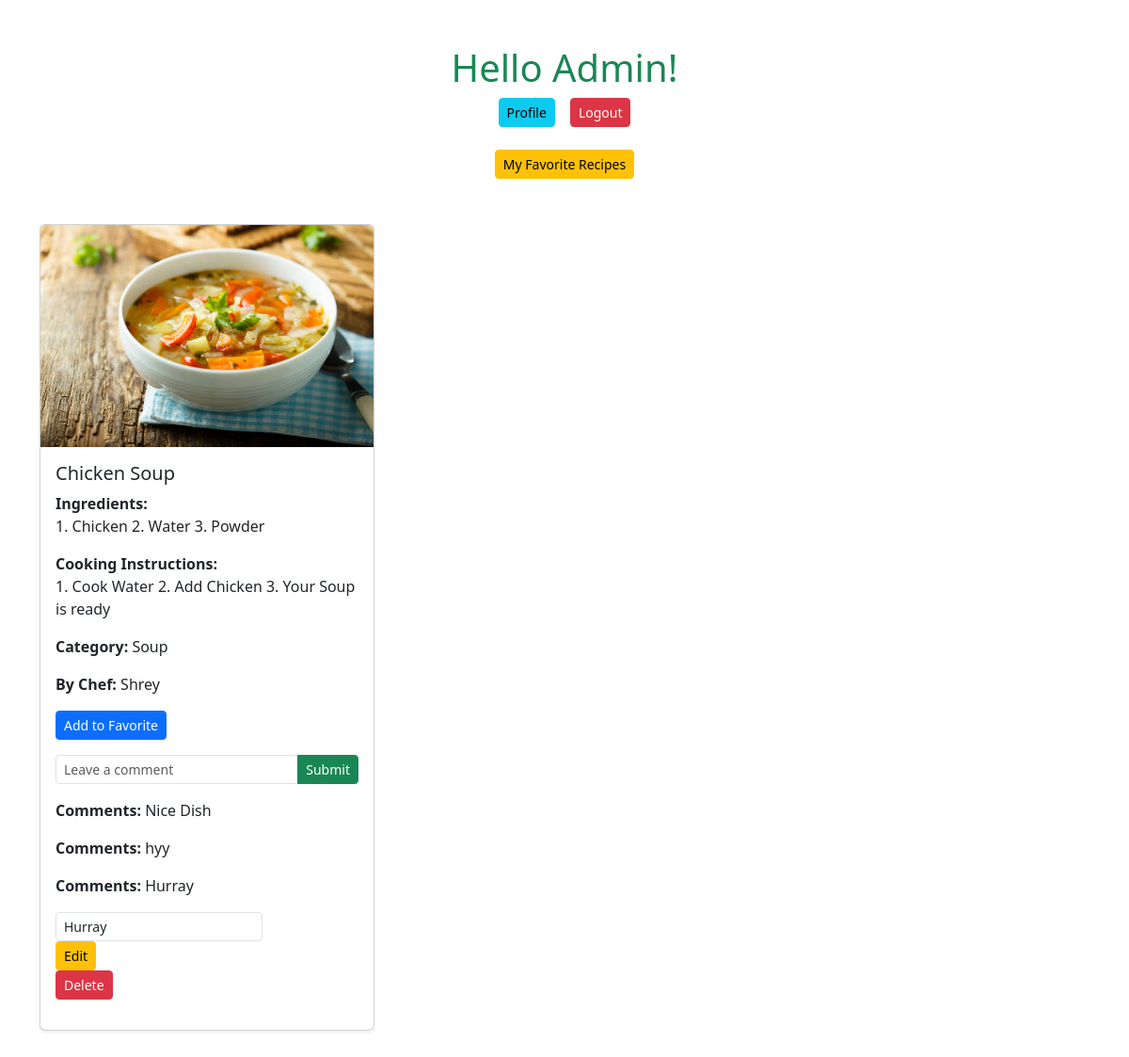
The app's page /app1/viewer (signed in) with its own data.
### app1/models.py (models this page shows)
class CustomUser(AbstractUser):
    role = models.CharField(max_length=20, choices=(
        ('chef', 'chef'),
        ('viewer', 'viewer')
    ))

class Recipe(models.Model):
    cus_rec = models.ForeignKey(CustomUser, on_delete=models.CASCADE)
    id = models.AutoField
    name = models.CharField(max_length=50)
    ing = models.TextField(max_length=500)
    cook = models.TextField(max_length=500)
    cat = models.CharField(max_length=20, choices=(
        ('soup','soup'),
        ('starters','starters'),
        ('main course', 'main course'),
        ('dessert','dessert')
    ))
    img = models.ImageField(upload_to='chef')

class Comments(models.Model):
    rec_comment = models.ForeignKey(Recipe, on_delete=models.CASCADE)
    com = models.CharField(max_length=20)
    author = models.CharField(max_length=20)

### app1/views.py (the view, shortened to what this page needs)
# urls.py: path('viewer', viewer, name = 'viewer'),
def viewer(request):
    name = request.POST.get('name')
    comment = request.POST.get('com')
    author = request.POST.get('author')
    return render(request,'viewer.html', {'all': Recipe.objects.all(), 'comment': Comments.objects.all()})

### app1/templatetags/custom.py (called while the page is built)
def upar(value):
    return value.title()

### app1/templates/viewer.html (shortened to what this page needs)
{% extends "base.html" %}
{%load custom%}
{% block content %}
<div class="container mt-5">
    {% if user.is_authenticated %}
    <h1 class="text-center text-success">Hello {{ user.username | up}}!</h1>
    <div class="d-flex justify-content-center mb-4">
        <a href="/app1/profile" class="btn btn-info btn-sm me-3">Profile</a>
        <a href="/app1/logout" class="btn btn-danger btn-sm">Logout</a>
    </div>
    <div class="text-center mb-5">
        <a href="/app1/fav" class="btn btn-warning btn-sm">My Favorite Recipes</a>
    </div>
    <div class="category-section mb-5">
        <div class="row">
            {% for i in all %}
            <div class="col-md-4 mb-4">
                <div class="card shadow-sm">
                    <img src="/media/{{ i.img }}" class="card-img-top" alt="Recipe Image">
                    <div class="card-body">
                        <h5 class="card-title">{{ i.name }}</h5>
                        <p class="card-text"><strong>Ingredients:</strong> <br>{{ i.ing }}</p>
                        <p class="card-text"><strong>Cooking Instructions:</strong><br> {{ i.cook }}</p>
                        <p class="card-text"><strong>Category:</strong> {{ i.cat | up}}</p>
                        <p class="card-text"><strong>By Chef:</strong> {{ i.cus_rec.username | up}}</p>
                        <form action="/app1/viewer" method="post" class="d-inline-block">
                            <button type="submit" class="btn btn-primary btn-sm w-100">Add to Favorite</button>
                        </form>
                        <form action="/app1/viewer" method="post" class="mt-3">
                            <div class="input-group">
                                <input type="text" name="com" class="form-control form-control-sm" placeholder="Leave a comment" required>
                                <button type="submit" class="btn btn-success btn-sm">Submit</button>
                            </div>
                        </form>
                        <ul class="list-unstyled mt-3">
                            {% for j in comment %}
                            <li class="mb-2">
                                <p><strong>Comments:</strong> {{ j.com }}</p>
                                {% if user.username == j.author %}
                                <form action="/app1/viewer" method="post" class="d-inline-block ml-2">
                                    <input type="text" name="com" class="form-control form-control-sm" value="{{ j.com }}" required>
                                    <button type="submit" class="btn btn-warning btn-sm">Edit</button>
                                </form><br>
                                <form action="/app1/viewer" method="post" class="d-inline-block">
                                  <button type="submit" class="btn btn-danger btn-sm">Delete</button>
                              </form>
                                {% endif %}
                            </li>
                            {% endfor %}
                        </ul>
                    </div>
                </div>
            </div>
            {% endfor %}
        </div>
    </div>
    {% else %}
    <h3 class="text-center">Please <a href="/app1/login">log in</a> to access this page.</h3>
    {% endif %}
</div>
{% endblock %}

### app1/templates/base.html (shortened to what this page needs)
<!DOCTYPE html>
<html lang="en">
<head>
    <link href="https://cdn.jsdelivr.net/npm/bootstrap@5.3.3/dist/css/bootstrap.min.css" rel="stylesheet">
</head>
<body>
    {% block content %}  {% endblock %}
</body>
</html>

### records on screen
CustomUser: username|up "Admin"
Recipe: img (picture), name "Chicken Soup", ing "1. Chicken 2. Water 3. Powder", cook "1. Cook Water 2. Add Chicken 3. Your Soup is ready", cat|up "Soup", cus_rec.username|up "Shrey"
Comments: com "Nice Dish"
Comments: com "hyy"
Comments: com "Hurray"
